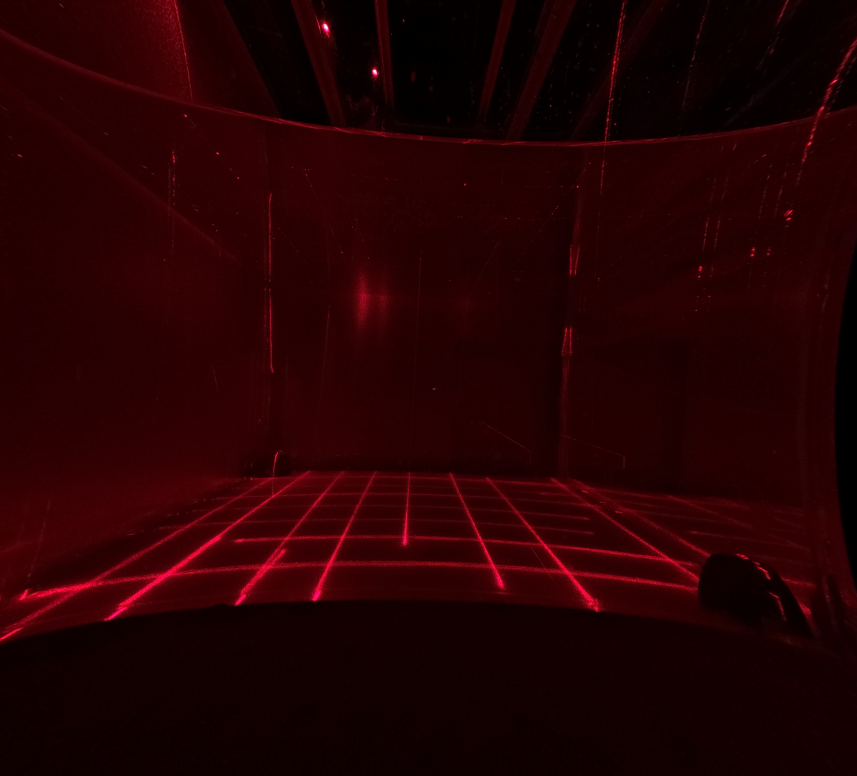
#> input picture GP011279/undistorted_image.jpg, 4285 x 3880 px (shown at 1/5 size)
$ python -i Evaluation.py   (imports and definitions only)
#> lines starting #> are read from the running program, lines starting #| are printed output that depends on the picture; after the words box and inside, x2 and y2 are one past the last pixel; in counts of white or black regions, pixels touching at a corner belong together
#> further down, picture is the input picture: shape (3880, 4285, 3); mean B, G, R 2.3, 0.9, 37.1
from __future__ import annotations

import cv2
import numpy as np
import time
from pathlib import Path
import matplotlib.pyplot as plt
import platform
from mpl_toolkits.mplot3d.art3d import Poly3DCollection
import pickle
from scipy.interpolate import interp1d
from scipy.optimize import curve_fit
from scipy.signal import find_peaks

# =======================
# EINGABEN
# =======================
CALIBRATION_IMAGE_PATH = r'/Users/philippadelbrecht/PycharmProjects/Crater/Evaluation+plotting/Volume/Volume3/Calibration-Line.JPG'
MEASUREMENT_IMAGE_PATH = r'/Users/philippadelbrecht/PycharmProjects/Crater/Evaluation+plotting/Volume/Volume3/300-400_600ml_40cm.JPG'  # NEUES MESSBILD

# =======================
# KAMERA-KALIBRIERUNG (LINSENENTZERRUNG)
# =======================
# Pfad zur NPZ-Datei mit Kamera-Kalibrierungsdaten (camera_matrix, dist_coeffs)
# None = keine Entzerrung
CAMERA_CALIBRATION_NPZ = r'C:\Users\PCUser\PycharmProjects\Crater\camCalib\camera_calib(1).npz'  # z.B. r'C:\Users\PCUser\camera_calibration.npz'

# Alpha-Parameter für cv2.getOptimalNewCameraMatrix()
# 0.0 = alle schwarzen Pixel entfernen, 1.0 = alle Pixel behalten
UNDISTORT_ALPHA = 1.0

# =======================
# LICHTBRECHUNG
# =======================
N_AIR = 1.0  # Brechungsindex Luft
N_WATER = 1.333  # Brechungsindex Wasser

# =======================
# REALE KOORDINATEN DER KALIBRIERPUNKTE (3D-Weltkoordinaten)
# =======================
REAL_POINTS = np.array([
    [0.0, 60.8, 40.0],
    [60.8, 60.8, 40.0],
    [60.8, 60.8, 0.0],
    [0.0, 60.8, 0.0],
], dtype=float)

# =======================
# VORDEFINIERTE WERTE (None = manuelle Auswahl)
# =======================
# Kameraposition [x, y, z] in cm
PREDEFINED_CAMERA_POSITION = np.array([29.806, -26.608, 19.870])
    #np.array([29.90387555, -29.18157605, 30.60156197])
    #Size (np.array([30.78630772, -27.72430586, 20.39873773]))
    #Volume1: (np.array([30.7, -27.8, 22.7]))

# ROI-Quad: 4 Punkte [(x1,y1), (x2,y2), (x3,y3), (x4,y4)]
PREDEFINED_ROI_QUAD = np.array([
    [403, 1205],
    [5303, 1069],
    [5448, 4324],
    [420, 4372]
], dtype=np.float32)
    #(np.array([
    #[411, 2002],
    #[5385, 1873],
    #[5451, 4309],
    #[385, 4350]
#], dtype=np.float32))
    #Size: (np.array([
    #[289, 1141],
    #[5171, 1022],
    #[5295, 4254],
    #[311, 4377]
#], dtype=np.float32))

    # Volume: (np.array([
    #[237, 1471],   # Punkt 1
    #[5132, 1436],  # Punkt 2
    #[5262, 4215],  # Punkt 3
    #[200, 4353]    # Punkt 4
#], dtype=np.float32))

# Boden-ROI-Quad: 4 Punkte [(x1,y1), (x2,y2), (x3,y3), (x4,y4)]
PREDEFINED_FLOOR_QUAD = np.array([
    [1483, 2070],
    [3435, 2048],
    [4937, 3191],
    [55, 3185]
], dtype=np.float32)
    #(np.array([
    #[1513, 1259],
    #[3477, 1258],
    #[4971, 2325],
    #[93, 2305]
#], dtype=np.float32))
#Size: (np.array([
    #[1509, 2113],
    #[3457, 2128],
    #[4873, 3214],
    #[39, 3171]
#], dtype=np.float32))
#Volume: (np.array([
#    [1523, 1743],  # Punkt 1
#    [3473, 1728],  # Punkt 2
#    [4967, 2808],  # Punkt 3
#    [48, 2787]     # Punkt 4
#], dtype=np.float32))


# =======================
# AQUARIUM-GEOMETRIE
# =======================
TANK_WIDTH_X = 60.8
TANK_DEPTH_Y = 60.8
TANK_HEIGHT_Z = 36.0

# =======================
# ROI-KONFIGURATION
# =======================
DESIRED_RATIO = TANK_WIDTH_X / TANK_HEIGHT_Z

# =======================
# BLINDSPOT-EINSTELLUNGEN
# =======================
AUTO_BLINDSPOT_ENABLED = True
AUTO_BLINDSPOT_TOP_PERCENT = 5.0
AUTO_EDGE_BLINDSPOT_ENABLED = True
AUTO_EDGE_BLINDSPOT_PERCENT = 1.0

# =======================
# VERTIKALE LINIEN EINSTELLUNGEN
# =======================
NUM_VERTICAL_LINES = 500  # Anzahl der vertikalen Linien
PIXEL_MARKER_SIZE = 5  # Größe der Markierung für roteste Pixel

# =======================
# LASER-LINIEN-REKONSTRUKTION
# =======================
NUM_LASER_POINTS = 500  # Anzahl der Punkte auf der gefitteten Laserlinie (Calibration)
NUM_DENSE_SAMPLES = 1000  # Anzahl der dicht gesampelten Punkte auf der Polyline (Measurement)

# =======================
# AUSREISSER-FILTERUNG
# =======================
OUTLIER_MEDIAN_WINDOW = 15       # Halbe Fensterbreite für lokalen Median (in Anzahl Nachbarn)
OUTLIER_MAD_FACTOR = 3.5         # Ausreißer-Schwelle: Punkt gilt als Ausreißer wenn |y - median| > Faktor * MAD
OUTLIER_MAD_FLOOR = 5.0          # Mindest-MAD in Pixel (verhindert Überfilterung in glatten Bereichen)
SLOPE_THRESHOLD = 0.5            # (DEPRECATED - wird ignoriert, für Kompatibilität beibehalten)


# Fit-Methode für Calibration-Laserlinie: 'none', 'line', 'parabola'
# 'none' = Originallinie (nur Ausreißer-Filterung + Interpolation)
# 'line' = Gerade fitten (cv2.fitLine)
# 'parabola' = Parabel fitten (Polynom 2. Grades, Scheitelpunkt in Mitte)
CALIBRATION_FIT_METHOD = 'parabola'  # Optionen: 'none', 'line', 'parabola'

# Fit-Ausschluss-Bereiche (in % der Boden-ROI-Größe)
# Punkte in diesen Bereichen werden beim Fitting ignoriert
FIT_EXCLUDE_CENTER_PERCENT = 20.0  # Bereich um die Mitte (X-Richtung)
FIT_EXCLUDE_EDGE_PERCENT = 20  # Bereich an den Rändern (links/rechts)

# System-Erkennung für macOS-Fixes
IS_MACOS = platform.system() == 'Darwin'
WINDOW_DELAY = 1.5 if IS_MACOS else 0.5


# ============================================================
# HILFSFUNKTIONEN - macOS-SICHER
# ============================================================

def safe_destroy_window(window_name):
    """Sicheres Schließen von OpenCV-Fenstern (macOS-kompatibel)."""
    try:
        cv2.destroyWindow(window_name)
        for _ in range(3):
            cv2.waitKey(1)
        if IS_MACOS:
            time.sleep(0.5)
            cv2.waitKey(1)
    except:
        pass


def safe_create_window(window_name, width=1280, height=720):
    """Sicheres Erstellen von OpenCV-Fenstern (macOS-kompatibel)."""
    try:
        cv2.namedWindow(window_name, cv2.WINDOW_NORMAL)
        cv2.resizeWindow(window_name, width, height)
        if IS_MACOS:
            cv2.waitKey(100)
    except Exception as e:
        print(f"[WARNING] Fenster-Erstellung: {e}")


# [1221 lines left out: functions visualize_combined_3d_scene, reconstruct_laser_line_3d_no_refraction, refract_ray, load_and_undistort_image, find_reddest_pixels_per_line, fit_line_to_reddest_pixels and 7 more, not called in this run]


def create_edge_blindspots(roi_size, edge_percent=1.0):
    """Erstellt Blindspots für alle vier Ränder."""
    W_rect, H_rect = roi_size

    left_width = int(round(W_rect * (edge_percent / 100.0)))
    right_width = int(round(W_rect * (edge_percent / 100.0)))
    top_height = int(round(H_rect * (edge_percent / 100.0)))
    bottom_height = int(round(H_rect * (edge_percent / 100.0)))

    edge_blindspots = []

    if left_width > 0:
        edge_blindspots.append([(0, 0), (left_width, 0), (left_width, H_rect - 1), (0, H_rect - 1)])

    if right_width > 0:
        edge_blindspots.append([(W_rect - right_width, 0), (W_rect - 1, 0),
                                (W_rect - 1, H_rect - 1), (W_rect - right_width, H_rect - 1)])

    if top_height > 0:
        edge_blindspots.append([(0, 0), (W_rect - 1, 0), (W_rect - 1, top_height), (0, top_height)])

    if bottom_height > 0:
        edge_blindspots.append([(0, H_rect - bottom_height), (W_rect - 1, H_rect - bottom_height),
                                (W_rect - 1, H_rect - 1), (0, H_rect - 1)])

    return edge_blindspots


def select_blindspot(roi_img, window_name="Blindspot", roi_size=None, auto_top_percent=5.0):
    """Blindspot-Auswahl mit automatischen und manuellen Bereichen."""
#> called with window_name = 'Blindspot', auto_top_percent = 5
    if roi_size is None:
        roi_size = (roi_img.shape[1], roi_img.shape[0])
#> roi_size = (4285, 3880)

    W_rect, H_rect = roi_size
#> W_rect = 4285; H_rect = 3880
    auto_blindspots = []

    if AUTO_BLINDSPOT_ENABLED and auto_top_percent > 0:
        blindspot_height = int(round(H_rect * (auto_top_percent / 100.0)))
#> blindspot_height = 194
        auto_top = [(0, 0), (W_rect - 1, 0), (W_rect - 1, blindspot_height), (0, blindspot_height)]
        auto_blindspots.append(auto_top)
        print(f"[INFO] Automatischer oberer Blindspot: {auto_top_percent}% ({blindspot_height} px)")
#| [INFO] Automatischer oberer Blindspot: 5.0% (194 px)

    if AUTO_EDGE_BLINDSPOT_ENABLED and AUTO_EDGE_BLINDSPOT_PERCENT > 0:
        edge_blindspots = create_edge_blindspots(roi_size, AUTO_EDGE_BLINDSPOT_PERCENT)
        auto_blindspots.extend(edge_blindspots)

    print(f"[INFO] {len(auto_blindspots)} automatische Blindspot(s) aktiv")
#| [INFO] 5 automatische Blindspot(s) aktiv
    print(f"       Linksklick = Punkt | Rechtsklick = löschen | ENTER = abschließen | ESC = Fertig")

    unique_name = f"{window_name}_{int(time.time() * 1000) % 10000}"
    time.sleep(WINDOW_DELAY)

    max_height = 900
    h, w = roi_img.shape[:2]
#> h = 3880; w = 4285
    if h > max_height:
        scale = max_height / h
#> scale = 0.232
        display_img = cv2.resize(roi_img, None, fx=scale, fy=scale)
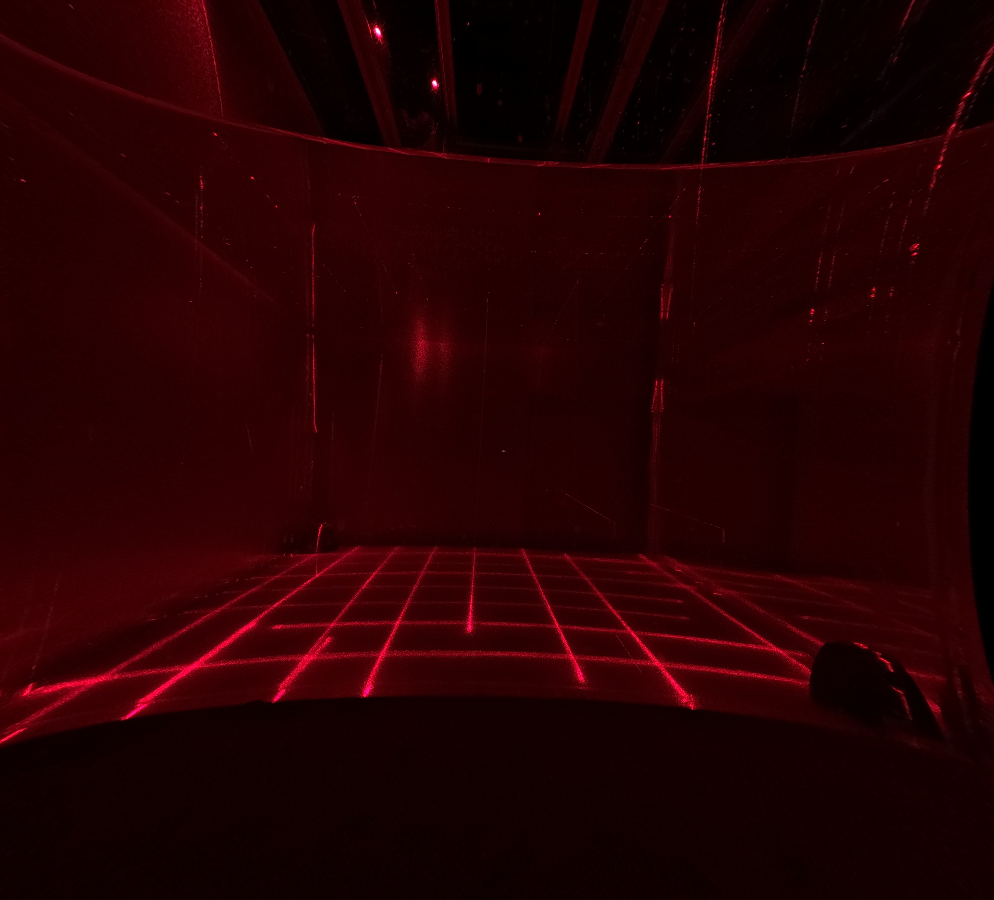
#> display_img: shape (900, 994, 3); mean B, G, R 2.3, 0.8, 37
    else:
        scale = 1.0
        display_img = roi_img.copy()

    clone = display_img.copy()
    finished_polygons = []
    current_polygon = []

    # [13 lines left out: function mouse_cb, not called in this run]

    try:
        safe_create_window(unique_name, int(w * scale), int(h * scale))
        cv2.setMouseCallback(unique_name, mouse_cb)

        while True:
            disp = clone.copy()

            for auto_poly in auto_blindspots:
                auto_pts_scaled = [(int(x * scale), int(y * scale)) for x, y in auto_poly]
                overlay = disp.copy()
                cv2.fillPoly(overlay, [np.array(auto_pts_scaled, dtype=np.int32)], color=(0, 255, 0))
                cv2.addWeighted(overlay, 0.3, disp, 0.7, 0, disp)
                cv2.polylines(disp, [np.array(auto_pts_scaled, dtype=np.int32)],
                              isClosed=True, color=(0, 255, 0), thickness=2)
#> this loop made 5 passes
#> pass 2, in select_blindspot, `overlay = disp.copy()`:
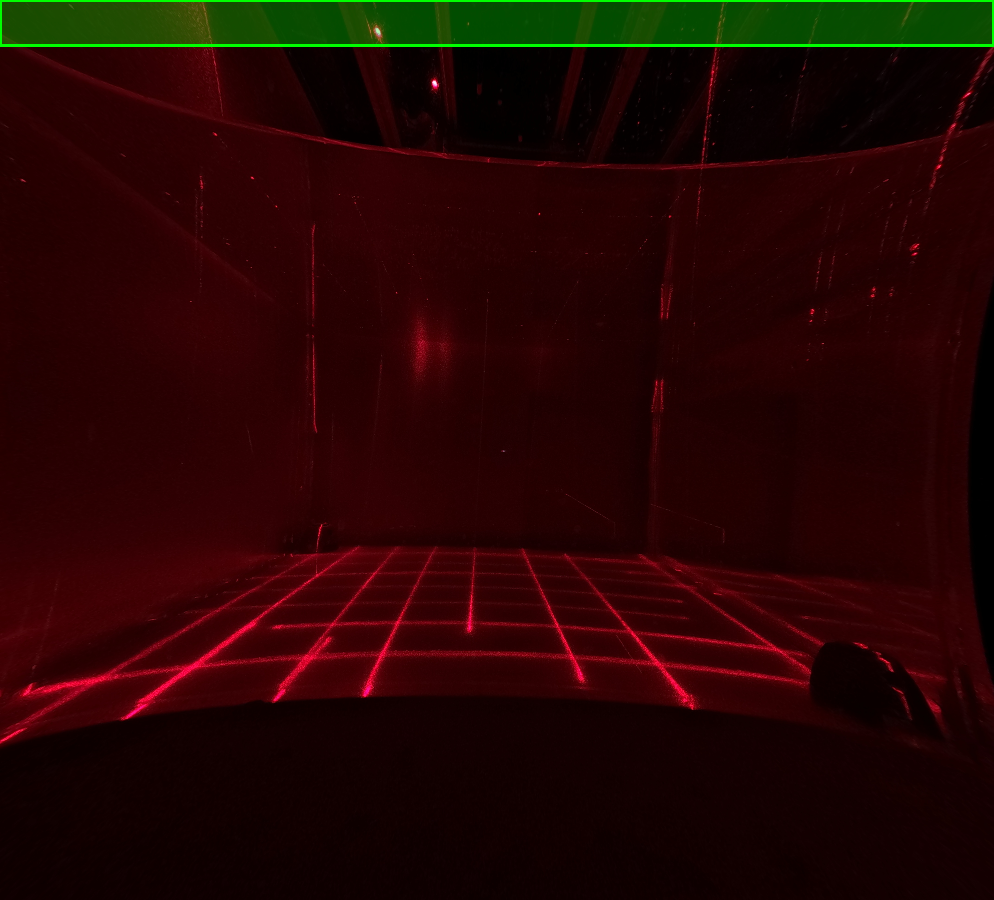
#> overlay: shape (900, 994, 3); mean B, G, R 2.2, 5.8, 36.6
#> after the loop:
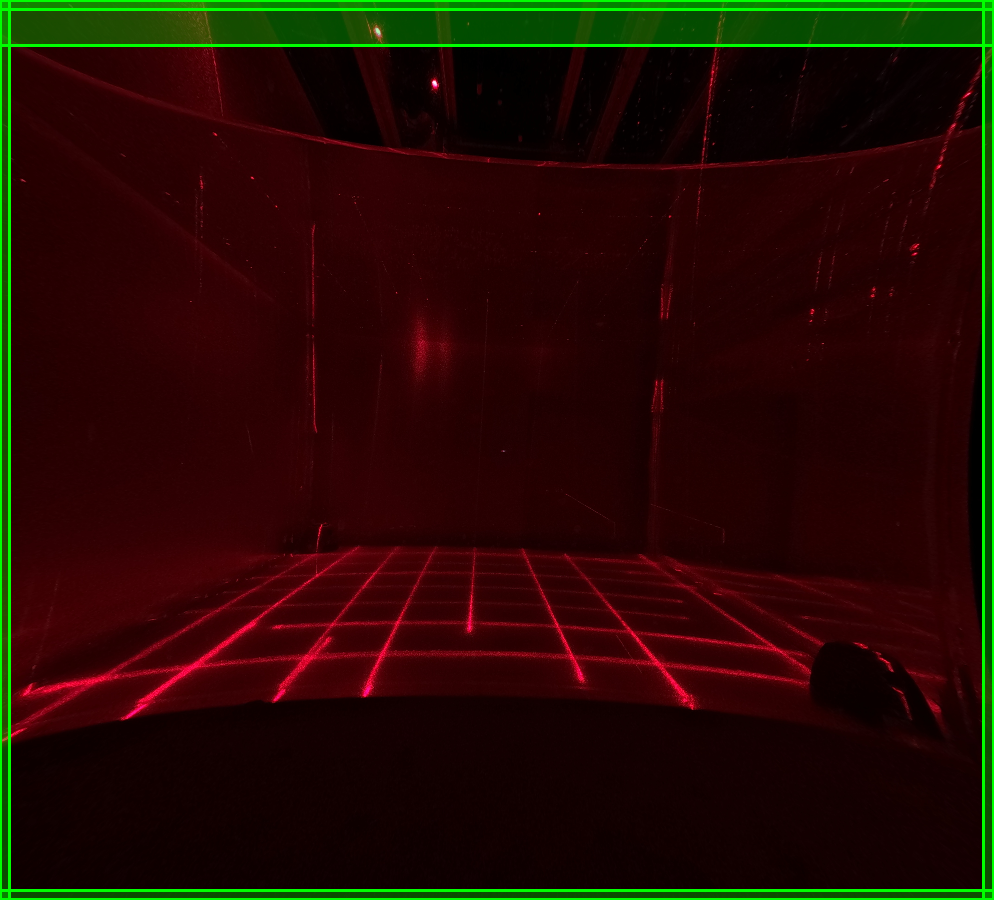
#> disp: shape (900, 994, 3); 8.61% of pixels changed, all inside (x1, y1, x2, y2) = (0, 0, 994, 900)

            for poly_idx, polygon in enumerate(finished_polygons):
                poly_scaled = [(int(x * scale), int(y * scale)) for x, y in polygon]
                overlay = disp.copy()
                cv2.fillPoly(overlay, [np.array(poly_scaled, dtype=np.int32)], color=(255, 100, 0))
                cv2.addWeighted(overlay, 0.3, disp, 0.7, 0, disp)
                cv2.polylines(disp, [np.array(poly_scaled, dtype=np.int32)],
                              isClosed=True, color=(255, 100, 0), thickness=2)

            for i, (px, py) in enumerate(current_polygon):
                disp_x = int(px * scale)
                disp_y = int(py * scale)
                cv2.circle(disp, (disp_x, disp_y), 5, (0, 0, 255), -1)
                cv2.putText(disp, str(i + 1), (disp_x + 10, disp_y - 10),
                            cv2.FONT_HERSHEY_SIMPLEX, 0.5, (0, 0, 255), 2)

                if i > 0:
                    prev_x = int(current_polygon[i - 1][0] * scale)
                    prev_y = int(current_polygon[i - 1][1] * scale)
                    cv2.line(disp, (prev_x, prev_y), (disp_x, disp_y), (0, 0, 255), 2)

            if len(current_polygon) >= 3:
                first_x = int(current_polygon[0][0] * scale)
                first_y = int(current_polygon[0][1] * scale)
                last_x = int(current_polygon[-1][0] * scale)
                last_y = int(current_polygon[-1][1] * scale)
                cv2.line(disp, (last_x, last_y), (first_x, first_y), (0, 0, 255), 2)

            status_lines = [
                f"Auto-Blindspots: {len(auto_blindspots)} | Manuelle: {len(finished_polygons)} | Aktuell: {len(current_polygon)}",
                "ENTER = abschließen | ESC = Fertig | r = Reset | Rechtsklick = löschen"
            ]
            for i, txt in enumerate(status_lines):
                cv2.putText(disp, txt, (10, 30 + i * 25), cv2.FONT_HERSHEY_SIMPLEX,
                            0.5, (255, 255, 255), 2)
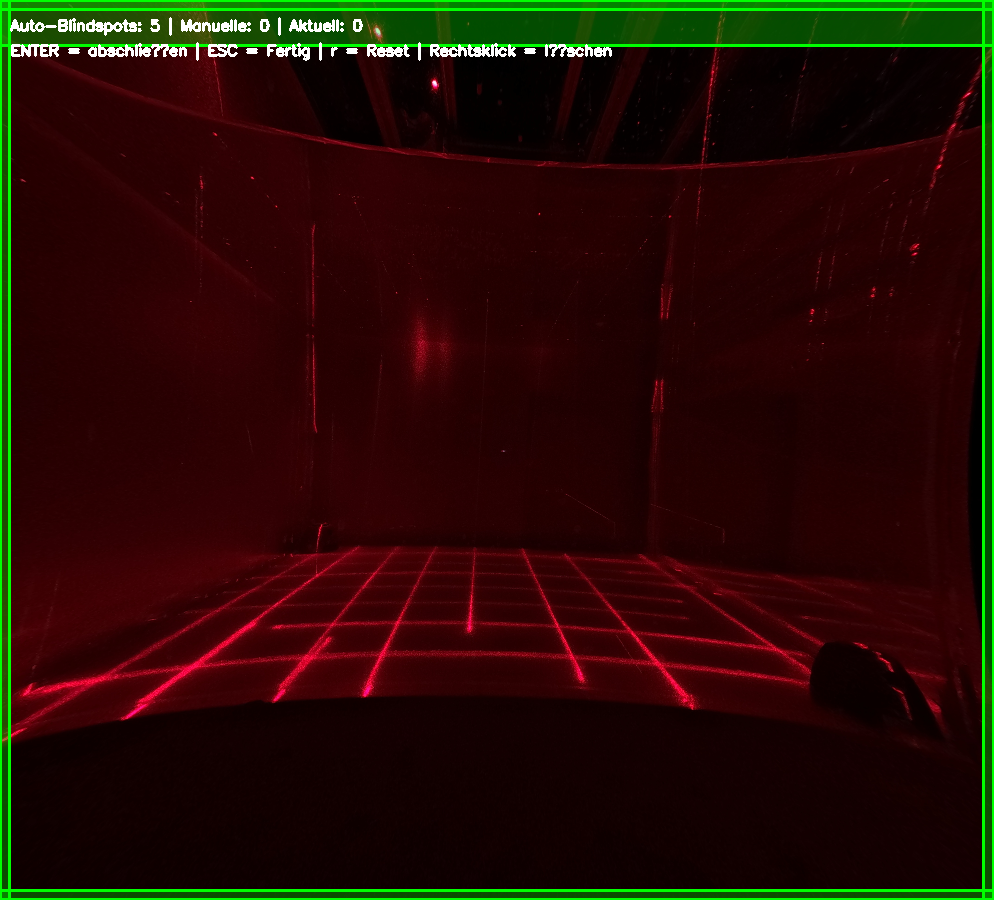
#> disp: shape (900, 994, 3); 0.66% of pixels changed, all inside (x1, y1, x2, y2) = (10, 17, 612, 61)

            cv2.imshow(unique_name, disp)
            key = cv2.waitKey(1) & 0xFF
#> (key Esc is pressed here)

            if key == 27:
                if len(current_polygon) >= 3:
                    finished_polygons.append(current_polygon[:])
                safe_destroy_window(unique_name)
                return auto_blindspots + finished_polygons

            elif key == ord('r'):
                if current_polygon:
                    print(f"[INFO] Polygon zurückgesetzt")
                    current_polygon = []

            elif key in (13, 32):
                if len(current_polygon) >= 3:
                    finished_polygons.append(current_polygon[:])
                    print(f"[INFO] Polygon {len(finished_polygons)} abgeschlossen")
                    current_polygon = []

    except Exception as e:
        print(f"[ERROR] Fenster-Fehler: {e}")
        safe_destroy_window(unique_name)
        return auto_blindspots


# [1079 lines left out: functions collect_calibration_points, best_point_to_lines, distance_point_to_line, calibrate_camera_with_refraction, plot_calibration_scene, save_calibration_data and 4 more, not called in this run]


# ============================================================
# MAIN
# ============================================================
# [91 lines not run here, left out]

>>> import cv2
>>> picture = cv2.imread('../GP011279/undistorted_image.jpg')
>>> result = select_blindspot(picture)
#> result = [[(0, 0), (4284, 0), (4284, 194), (0, 194)], [(0, 0), (43, 0), (43, 3879), (0, 3879)], [(4242, 0), (4284, 0), (4284, 3879), (4242, 3879)], [(0, 0), (4284, 0), (4284, 39), (0, 39)], [(0, 3841), (4284, 3841), (4284, 3879), (0, 3879)]]
